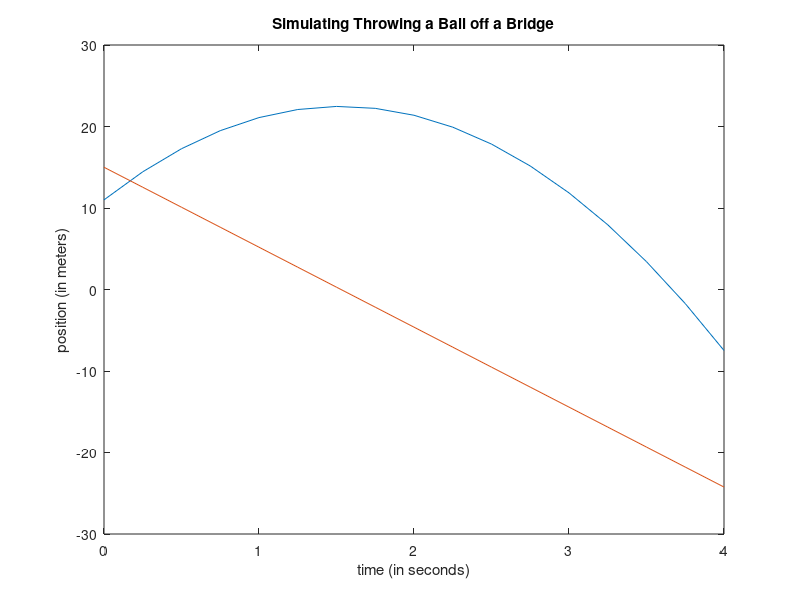

This figure's MATLAB source:
% CS346 Smaller Assignment 2 Exercise 2
% Sophia Szady and MJ Pennington
% November 9th

% Implementing a model of a ball being thrown straight up from the side of
% a bridge using RK4

init_pos = 11; % initial position from the book in meters
init_vel = 15; % initial velocity from the book in meters/second
g = -9.81; % gravitational constant
simulation_length = 4; % length of simulation in the textbook
time_step = 0.25; % length of time between each calculation
num_steps = simulation_length/time_step; % number of times position and 
% velocity are calculated 

% initializing arrays to store the values at each time step
RK4_velocities = zeros(num_steps,1);
RK4_positions = zeros(num_steps,1);

% setting the initial values to be the values from the textbook
RK4_velocities(1) = init_vel;
RK4_positions(1) = init_pos;

% anonymous functions to calculate the rate of change of velocity (dvdt)
% and the rate of change of position (dpdt)
dvdt = @(ts,p,v) g;
dpdt = @(ts,p,v) v;

% running the simulation for the specified length using RK4
for i = 2:num_steps+1
    % Delta 1 uses euler's method to calculate the change in position and 
    % velocity at the given time step
    delta_velocity1 = dvdt(time_step*(i-1), RK4_positions(i-1), ...
        RK4_velocities(i-1))* time_step; 
    delta_position1 = dpdt(time_step*(i-1), RK4_positions(i-1), ... 
        RK4_velocities(i-1))* time_step; 
    % Delta 2 estimates halfway between the previous time step and the
    % current time step using delta 1
    delta_velocity2 = dvdt(time_step*(i-1)+time_step*0.5, RK4_positions(i-1)+ ...
        delta_position1*0.5, RK4_velocities(i-1)+delta_velocity1*0.5)*time_step;
    delta_position2 = dpdt(time_step*(i-1)+time_step*0.5, RK4_positions(i-1)+ ...
        delta_position1*0.5, RK4_velocities(i-1)+delta_velocity1*0.5)*time_step;
    % Delta 3 estimates halfway between the previous time step and the
    % current time step using delta 2
    delta_velocity3 = dvdt(time_step*(i-1)+time_step*0.5, RK4_positions(i-1)+ ...
        delta_position2*0.5, RK4_velocities(i-1)+delta_velocity2*0.5)*time_step;
    delta_position3 = dpdt(time_step*(i-1)+time_step*0.5, RK4_positions(i-1)+ ...
        delta_position2*0.5, RK4_velocities(i-1)+delta_velocity2*0.5)*time_step;
    % Delta 4 estimates the change in position and velocity using delta 3 
    delta_velocity4 = dvdt(time_step*(i-1), RK4_positions(i-1)+ ...
        delta_position3, RK4_velocities(i-1)+delta_velocity3)*time_step;
    delta_position4 = dpdt(time_step*(i-1), RK4_positions(i-1)+ ...
        delta_position3, RK4_velocities(i-1)+delta_velocity3)*time_step;
    % a weighted average is calculated that places more weight on delta 2
    % and delta 3 to calculate the estimated change in velocity and
    % position
    delta_velocity = ((delta_velocity1 + (2*delta_velocity2) + ...
        (2*delta_velocity3) + delta_velocity4)/6);
    delta_position = ((delta_position1 + (2* delta_position2) + ...
        (2*delta_position3) + delta_position4)/6);
    disp(delta_position)
    % the estimated change is added to the previous value of velocity and
    % position
    RK4_velocities(i) = RK4_velocities(i-1) + delta_velocity;
    RK4_positions(i) = RK4_positions(i-1) + delta_position;
end

% plotting the positions and velocities of the simulation
figure
plot(0:time_step:simulation_length, RK4_positions,0:time_step:simulation_length,RK4_velocities)
xlabel("time (in seconds)")
ylabel("position (in meters)")
title("Simulating Throwing a Ball off a Bridge")

